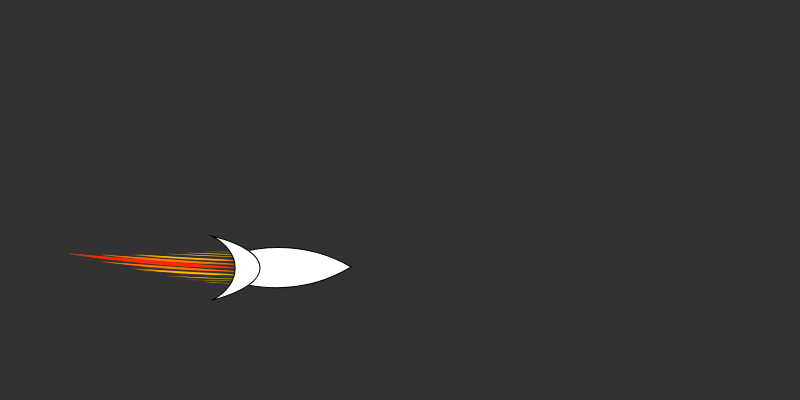
Frame 1 (no input)
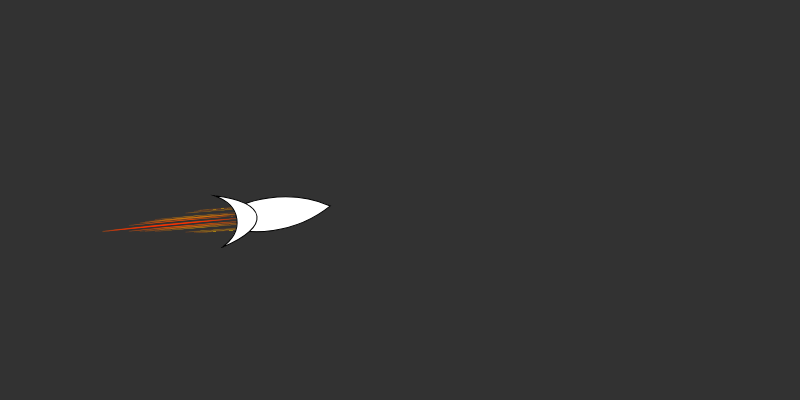
Frame 60 (no input)
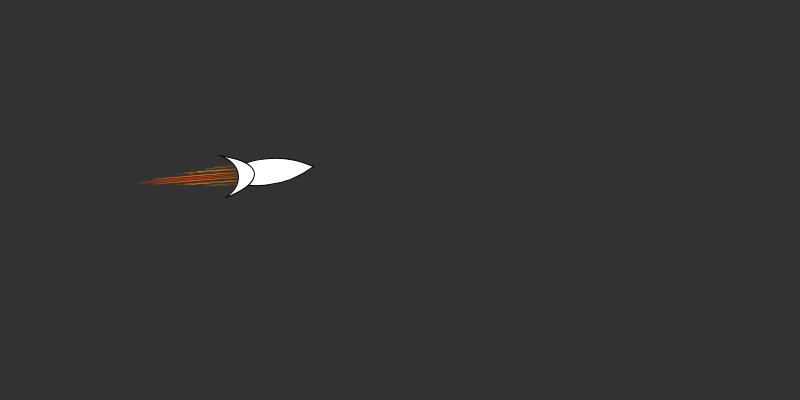
Frame 120 (the mouse pressed at the canvas centre since frame 60)

The p5.js sketch that drew these frames (run headless with seeded random() and noise() and a simulated clock; from frame 60 on, the mouse is pressed at the canvas centre):

// p5.js sketch
// ── sketch.js
//https://www.openprocessing.org/sketch/157576

var cols = 0
var rows = 0
var res = 0
var c = 0
var noise_scale = 0.2
var xoff = yoff = zoff = 0
var inc = 0
var prev_comet = coment = {
  x: 0,
  y: 0,
  v: 0
}

function pxloc(canvas, x, y) {
  return {
    x: canvas.left + x*res + res/2,
    y: canvas.top + y*res + res/2
  }
}

function Canvas(xoff, yoff, scale) {
  return {
    left: floor(xoff + (width - width*scale) / 2),
    top: floor(yoff + (height - height*scale) / 2),
    width: width * scale,
    height: height * scale
  }
}

function Grid(width, height, default_value) {
  a = Array(width*height).fill(default_value)

  const get = (x, y) => {
    i = y*width + x
    return a[i]
  }

  const set = (x, y, val) => {
    i = y*width + x
    a[i] = val
  }

  return {
    width,
    height,
    get,
    set
  }
}

function setup() {
  createCanvas(800, 400);
  c = Canvas(0, 0, 1)
  res = int(c.width * 0.01) 
  cols = floor(c.width / res)
  rows = floor(c.height / res)
  default_angle = PI
  flow_grid = Grid(cols, rows, default_angle)
  for (x = 0; x < cols; x++) {
    for (y = 0; y < rows; y++) {
      flow_grid.set(x, y, noise(x, y) * 2 * PI)
    }
  }
  inc = 0.003
}

function drawComet(c, w, h) {
  push()
  translate(c.x, c.y)
  rotate(c.v.heading())
  ellipse(0, 0, w, h)
  // line(0, 0, -w*2, 0)
  // line(0, h/4, -w*1.5, h/4)
  // line(0, h/2, -w*1, h/2)
  // line(0, -h/4, -w*1.5, -h/4)
  // line(0, -h/2, -w*1, -h/2)
  pop()
}

function drawRocket(c, w, h) {
  fill(255)
  stroke(0)
  strokeWeight(1)
  push()
  translate(c.x, c.y)
  rotate(c.v.heading())
  t = -h*0.5
  b = h*0.5

  beginShape()
  vertex(0, b)
  bezierVertex(0, b, w*0.5, b*2, w, 0)
  bezierVertex(w*0.5, t*2, 0, t, 0, t);
  endShape();

  // // Outer Exhaust
  // fill(255,0,0)
  // tail_end = map(noise(zoff+inc), 0, 1, b, t)*2
  // beginShape()
  // vertex(-w*1.5, tail_end)
  // bezierVertex(-w*1.2, t*0.2*-tail_end, -w*0.2, t*2, 0, 0)
  // bezierVertex(-w*0.2, b*2, -w*1.2, b*0.2*tail_end, -w*1.5, tail_end)
  // endShape()

  // // Inner Exhaust
  // fill(255,100,0)
  // beginShape()
  // vertex(-w*0.5, 0)
  // bezierVertex(-w*0.3, 0, -w*0.1, t, 0, 0)
  // bezierVertex(-w*0.1, b, -w*0.3, 0, -w*0.5, 0)
  // endShape()

  fill(255)
  beginShape()
  inner = 0.01
  outer = 0.3
  vertex(-w*outer, b*2)
  bezierVertex(w*outer, b, w*outer, t, -w*outer, t*2)
  bezierVertex(-w*inner, t, -w*inner, b, -w*outer, b*2)
  endShape()
  // bezier(0, t, w*0.6, t*0.9, w*0.9, t*0.8, w, 0)
  // bezier(0, b, w*0.6, b*0.9, w*0.9, b*0.8, w, 0)
  
  // bezier(-w*0.5, t*1.5, -w*0.1, t*1.4, -w*0.05, t*1.2, 0, t)
  // bezier(-w*0.5, t*1.5, -w*0.35, t*1, -w*0.25, t*0.5, -w*0.2, 0)
  
  // bezier(-w*0.5, b*1.5, -w*0.1, b*1.4, -w*0.05, b*1.2, 0, b)
  // bezier(-w*0.5, b*1.5, -w*0.35, b*1, -w*0.25, b*0.5, -w*.2, 0)
  
  // fill(255)
  // beginShape()
  // vertex(-w,0)
  // bezierVertex(-w, 0, 0, 0, -w*0.5, t*1)
  // bezierVertex(-w, 0, 0, 0, -w*0.5, b*1)
  // endShape()
  // bezier(-w, 0, -w*0.5, t*0.001, -w*0.6, t*0.8, 0, 0)
  // bezier(-w, 0, -w*0.5, b*0.001, -w*0.6, b*0.8, 0, 0)
  pop()
}

function draw() {
  background(50)
  // for (x = 0; x < cols; x++) {
  //   for (y = 0; y < rows; y++) {
  //     flow_grid.set(x, y, noise(x*noise_scale, y*noise_scale, zoff) * TWO_PI * 2)
  //     loc = pxloc(c, x, y)
  //     push()
  //     translate(loc.x, loc.y)
  //     // ellipse(0, 0, 1, 1)
  //     rotate(p5.Vector.fromAngle(flow_grid.get(x,y)).heading())
  //     line(0, 0, res/2, 0)
  //     pop()
  //   }
  // }

  altitude = height*1*noise(zoff)
  cometloc = cols*.3

  comet = {
    x: pxloc(c, cometloc).x,
    y: altitude
  }
  comet.v = prev_comet == 0 ? createVector(1, 0) : createVector(1, (height*noise(zoff+inc) - comet.y)/4)
  fill(255)
  cw = width*0.2*noise(zoff)
  ch = cw*0.3  
  // drawComet(comet, cw, ch)

  tailstart = cometloc - noise(zoff)*res*4

  // stroke(255)
  // noFill()
  fill(255, 0, 0)
  stroke(255, 100, 0, 50)
  // beginShape()
  // off = zoff-inc*cometloc+inc*tailstart
  // for (x = tailstart; x < cometloc; x++) {
  //   vertex(pxloc(c, x, 0).x, height*1*noise(off))
  //   off += inc
  // }
  // endShape()

  // noFill()
  // stroke(255)
  trails = 8
  for (i = 1; i <= trails; i++) {
    fill(255, i*40, 0)
    // stroke(255, i*40, 0)
    offset = i / trails - map(random(), 0, 1, 0, 0.2)
    ts = tailstart+(cometloc-tailstart)*offset*0.8
    beginShape()
    off = zoff-inc*cometloc+inc*ts
    for (x = ts; x < cometloc; x++) {
      vertex(pxloc(c, x, 0).x, height*1*noise(off)+ch*0.5*offset)
      off += inc
    }
    endShape()
    beginShape()
    off = zoff-inc*cometloc+inc*ts
    for (x = ts; x < cometloc; x++) {
      vertex(pxloc(c, x, 0).x, height*1*noise(off)-ch*0.5*offset)
      off += inc
    }
    endShape()
  }

  drawRocket(comet, cw, ch)

  zoff += inc
}
// ── _sketch.js
//https://www.openprocessing.org/sketch/157576

var num = 2000;
var noiseScale=500, noiseStrength=1;
var particles = [num];

function setup() {
  createCanvas(windowWidth, windowHeight);
  noStroke();
  for (let i=0; i<num; i++) {
    //x value start slightly outside the right of canvas, z value how close to viewer
    var loc = createVector(random(width*1.2), random(height), 2);
    var angle = 0; //any value to initialize
    var dir = createVector(cos(angle), sin(angle));
    var speed = random(0.5,2);
    // var speed = random(5,map(mouseX,0,width,5,20));   // faster
    particles[i]= new Particle(loc, dir, speed);
  }
}

function windowResized() {
  resizeCanvas(windowWidth, windowHeight);
}
function draw() {
  // background(0);
  fill(0, 10);
  noStroke();
  rect(0, 0, width, height)
  for (let i=0; i<particles.length; i++) {
    particles[i].run();
  }
}

class Particle{
  constructor(_loc,_dir,_speed){
    this.loc = _loc;
    this.dir = _dir;
    this.speed = _speed;
  	// var col;
  }
  run() {
    this.move();
    this.checkEdges();
    this.update();
  }
  move(){
    let angle=noise(this.loc.x/noiseScale, this.loc.y/noiseScale, frameCount/noiseScale)*TWO_PI*noiseStrength; //0-2PI
    this.dir.x = cos(angle);
    this.dir.y = sin(angle);
    var vel = this.dir.copy();
    var d =1;  //direction change 
    vel.mult(this.speed*d); //vel = vel * (speed*d)
    this.loc.add(vel); //loc = loc + vel
  }
  checkEdges(){
    //float distance = dist(width/2, height/2, loc.x, loc.y);
    //if (distance>150) {
    if (this.loc.x<0 || this.loc.x>width || this.loc.y<0 || this.loc.y>height) {    
      this.loc.x = random(width*1.2);
      this.loc.y = random(height);
    }
  }
  update(){
    fill(random(255), random(255), random(255))
    // ellipse(this.loc.x, this.loc.y, this.loc.z);
    rect(this.loc.x, this.loc.y, 4, 4)
  }
}
